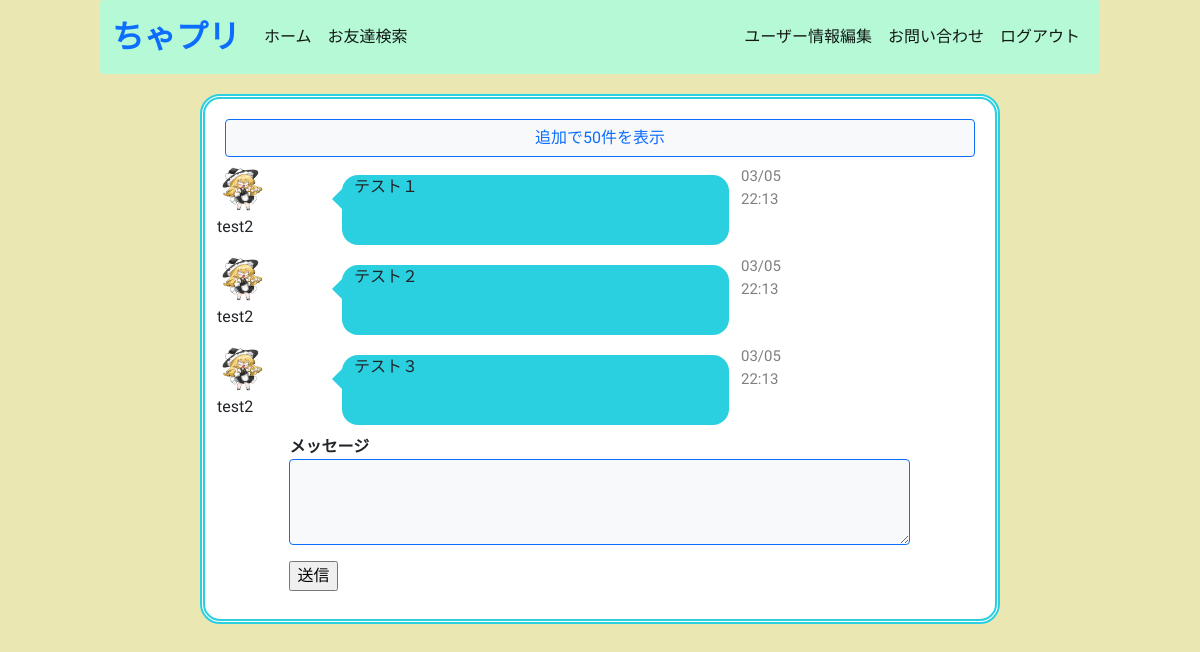
Screenshot of /message/2 (signed in) with the database file from the repository.
### flaskr/models.py (models this page shows, shortened)
class TalkMessage(db.Model):
  __tablename__ = 'messages'
  id = db.Column(db.Integer, primary_key=True)
  from_user_id = db.Column(
    db.Integer, db.ForeignKey('users.id'), index=True
  )
  to_user_id = db.Column(
    db.Integer, db.ForeignKey('users.id'), index=True
  )
  is_read = db.Column(db.Boolean, default=False)
  is_checked = db.Column(db.Boolean, default=False)
  message = db.Column(db.Text)
  create_at = db.Column(db.DateTime, default=datetime.now)
  update_at = db.Column(db.DateTime, default=datetime.now)
  @classmethod
  def get_friend_messages(cls, id1, id2, offset_value=0, limit_value=50):
    return cls.query.filter(
      or_(
        and_(
          cls.from_user_id == id1,
          cls.to_user_id == id2
        ),
        and_(
          cls.from_user_id == id2,
          cls.to_user_id == id1
        )
      )
    ).order_by(desc(cls.id)).offset(offset_value).limit(limit_value).all()

class User(UserMixin, db.Model):
  __tablename__ = 'users'
  id = db.Column(db.Integer, primary_key=True)
  username = db.Column(db.String(64), index=True)
  email = db.Column(db.String(64), unique=True, index=True)
  password = db.Column(
    db.String(128),
    default = generate_password_hash(secrets.token_urlsafe(16)) # デフォルトパスワード
  )
  picture_path = db.Column(db.Text)
  is_active = db.Column(db.Boolean, unique=False, default=False)
  create_at = db.Column(db.DateTime, default=datetime.now) # 管理者用
  update_at = db.Column(db.DateTime, default=datetime.now) # テーブルの流れを確認する際に必要
  @classmethod
  def select_user_by_id(cls, id):
    return cls.query.get(id)

### flaskr/views.py (the view)
@bp.route('/message/<id>', methods=['GET', 'POST'])
@login_required
def message(id):
  if not UserConnect.is_friend(id):
    return redirect(url_for('app.home'))
  form = MessageForm(request.form)
  messages = TalkMessage.get_friend_messages(current_user.get_id(), id)
  user = User.select_user_by_id(id)
  read_message_ids = [message.id for message in messages if (not message.is_read) and (message.from_user_id == int(id))]
  not_checked_message_ids = [message.id for message in messages if message.is_read and (not message.is_checked) and (message.from_user_id == int(current_user.get_id()))]
  if not_checked_message_ids:
    with db.session(nested=True):
      TalkMessage.update_is_checked_by_id(not_checked_message_ids)
    db.session.commit()
  if read_message_ids:
    with db.session.begin(nested=True):
      TalkMessage.update_is_read_by_ids(read_message_ids)
    db.session.commit()
  if request.method == 'POST' and form.validate():
    new_message = TalkMessage(current_user.get_id(), id, form.message.data)
    with db.session.begin(nested=True):
      new_message.create_message()
    db.session.commit()
    return redirect(url_for('app.message', id=id)) # 保存したメッセージを取得
  return render_template(
    'message.html', form=form, messages=messages, to_user_id=id, user=user,
    )

### flaskr/forms.py (shortened to what this page needs)
class MessageForm(FlaskForm):
  to_user_id = HiddenField()
  message = TextAreaField('メッセージ')
  submit = SubmitField('送信')

### flaskr/models.py (called while the page is built)
@login_manager.user_loader
def load_user(user_id):
  return User.query.get(int(user_id)) # Userクラスで定義したuserIDを取得

  @classmethod
  def is_friend(cls, to_user_id):
    user = cls.query.filter(
      or_(
        and_(
          UserConnect.from_user_id == current_user.get_id(),
          UserConnect.to_user_id == to_user_id,
          UserConnect.status == 2
        ),
        and_(
          UserConnect.from_user_id == to_user_id,
          UserConnect.to_user_id == current_user.get_id(),
          UserConnect.status == 2
        )
      )
    ).first()
    return True if user else False

### flaskr/utils/template_filters.py (called while the page is built)
def replace_newline(text):
  return text.split('\n')

### flaskr/templates/message.html (shortened to what this page needs)
{% from "_formhelpers.html" import render_field %}
{% extends "base.html" %}
{% block content %}
<div class="row">
  <div id="load_message_button" class="col-12">
    <button class="col-12 btn btn-light btn-outline-primary mb-2" onclick="load_old_messages();">追加で50件を表示</button>
  </div>
  {% for message in messages | reverse %}
    {% if message.from_user_id == current_user.id %}
    <div id="self-message-tag-{{message.id}}" class="col-4">
      <p class="text-end m-0 text-black-50" style="font-size: 15px;">{{ message.create_at.strftime('%m/%d') }}</p>
      <p class="text-end text-black-50" style="font-size: 15px;">{{ message.create_at.strftime('%H:%M') }}</p>
      {% if message.is_checked %}
      <p class="text-end text-black-50 mt-1 mb-0 mx-0" style="font-size: 15px;">既読</p>
      {% endif %}
    </div>
    <div class="speech-bubble-self col-6">
      {% for splitted_message in message.message | replace_newline %}
        <p>{{ splitted_message | urlize }}</p>
      {% endfor %}
    </div>
    <div class="col-2">
      {% if current_user.picture_path %}
        <img class="user-image-mini" src="{{ url_for('static', filename=current_user.picture_path) }}">
      {% endif %}
      <p>{{ current_user.username }}</p>
    </div>
    {% else %}
    <div class="col-2 ps-1">
      {% if user.picture_path %}
        <img class="user-image-mini" src="{{ url_for('static', filename=user.picture_path) }}">
      {% endif %}
      <p>{{ user.username }}</p>
    </div>
    <div class="speech-bubble-dest col-6">
      {% for splitted_message in message.message | replace_newline %}
        <p>{{ splitted_message | urlize }}</p>
      {% endfor %}
    </div>
    <div class="col-4">
      <p class="m-0 text-black-50" style="font-size: 15px;">{{ message.create_at.strftime('%m/%d') }}</p>
      <p class="text-black-50" style="font-size: 15px;">{{ message.create_at.strftime('%H:%M') }}</p>
    </div>
    {% endif %}
  {% endfor %}
  <div id="message-form" class="col-10 offset-1">
    <form method="POST">
      {{ render_field(form.message, cols="50", rows="3",
      class="form-control rounded bg-light text-dark bg-opacity-10 border-primary") }}
      {{ form.submit(class="my-2")}}
    </form>
  </div>
</div>
{% endblock %}

### flaskr/templates/_formhelpers.html (shortened to what this page needs)
{% macro render_field(field)%}
<dt>
  {{ field.label }}
  <dd>
    {{ field(**kwargs) | safe }}
  </dd>
</dt>
{% endmacro %}

### flaskr/templates/base.html (shortened to what this page needs)
<!DOCTYPE html>
<html lang="en">
  <head>
    <link
      href="https://cdn.jsdelivr.net/npm/bootstrap@5.0.2/dist/css/bootstrap.min.css"
      rel="stylesheet"
    />
    <link rel="stylesheet" href="{{ url_for('static', filename='css/style.css') }}">
  </head>
  <body>
    <nav class="navbar navbar-expand-xl navbar-light rounded">
      <div class="container-fluid">
        <a class="navbar-brand fs-2 text-primary" href="{{url_for('app.home')}}"><b>ちゃプリ</b></a>
        <div class="collapse navbar-collapse" id="navbarLight">
          <ul class="navbar-nav me-auto mb-2 mb-xl-0">
            <li class="nav-item">
              <a class="nav-link active" aria-current="page" href="{{url_for('app.home')}}">ホーム</a>
            </li>
            {% if current_user.is_authenticated %}
            <li class="nav-item">
              <a class="nav-link active" aria-current="page" href="{{url_for('app.user_search')}}">お友達検索</a>
            </li>
            {% endif %}
          </ul>
          <ul class="navbar-nav ml-auto">
            {% if current_user.is_authenticated %}
              <li class="nav-item">
                <a class="nav-link active" aria-current="page" href="{{url_for('app.user')}}">ユーザー情報編集</a>
              </li>
              <li class="nav-item">
                <a class="nav-link active" aria-current="page" href="{{url_for('app.contact')}}">お問い合わせ</a>
              </li>
              <li class="nav-item">
                <a class="nav-link active" aria-current="page" href="{{url_for('app.logout')}}">ログアウト</a>
              </li>
            {% endif %}
          </ul>
        </div>
      </div>
    </nav>
    <div class="container">
    {% block content %}
    {% endblock %}
    </div>
  </body>
</html>

### flaskr/static/css/style.css (style rules this page uses)
body { background-color: #eae7b3; max-width: 1000px; width: 100%; margin: auto; font-family: "Kosugi Maru", sans-serif; font-weight: 400; font-style: normal; }
.navbar { background-color: #b5f9d6; }
.container { background-color: #FFF; padding: 20px; border-radius: 20px; border: thick double #2ad0df; margin-top: 20px; max-width: 80%; }
.user-image-mini { width: 50px; height: 50px; }
.speech-bubble-dest { position: relative; background: #2ad0df; border-radius: 1.0em; margin-top: 10px; margin-bottom: 10px; }
.speech-bubble-dest:after { content: ''; position: absolute; left: 0; top: 20%; width: 0; height: 0; border: 20px solid transparent; border-right-color: #2ad0df; border-left: 0; margin-top: -10px; margin-left: -10px; }

### rows the page displays
TalkMessage: picture_path (picture), message "テスト１", create_at "03/05", create_at "22:13"
User: username "test2"
TalkMessage: picture_path (picture), message "テスト２", create_at "03/05", create_at "22:13"
TalkMessage: picture_path (picture), message "テスト３", create_at "03/05", create_at "22:13"

### other values shown
{{ field.label }} "メッセージ"
